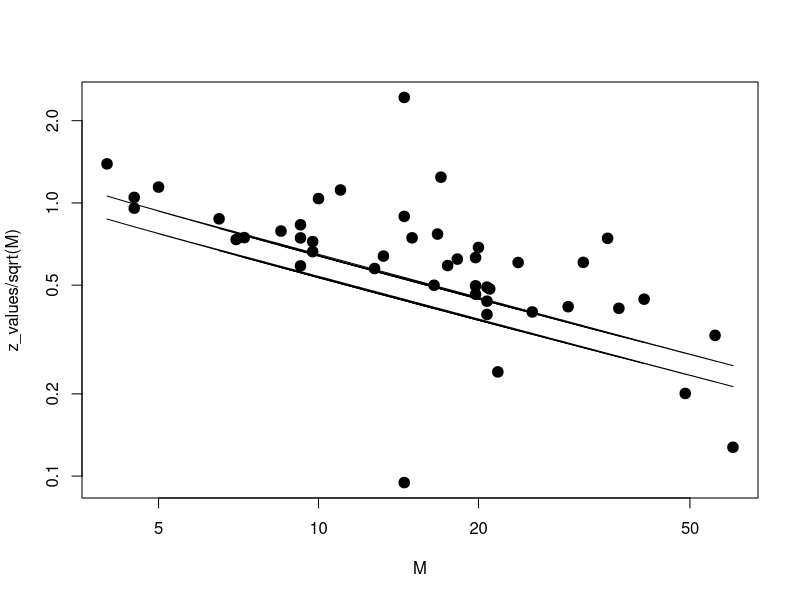

Recreate this plot in R.
library("magrittr")

## The data in the file "powerposing2018.R" is taken from the supplementary
## materials to:
## 
## "P-Curving a More Comprehensive Body of Research on Postural Feedback Reveals 
## Clear Evidential Value for Power-Posing Effects: Reply to Simmons and 
## Simonsohn (2017)" (Psychological Science)
## 
## Paper URL: http://journals.sagepub.com/doi/abs/10.1177/0956797617746749
## File URL: https://osf.io/jx3av/

powerposing2018_pre = readxl::read_xlsx("powerposing2018.xlsx")

## Remove studies with no main result
powerposing2018_pre %>% 
  dplyr::filter(!is.na(`(Main) Results`)) %>%
  dplyr::select(`(Main) Results`) %>%
  "["(, "(Main) Results", drop = TRUE)->
  powerposing2018

type_and_z = stringr::str_split(string   = powerposing2018, 
                                pattern  = "=", 
                                simplify = TRUE)

z_values = as.numeric(type_and_z[, 2])
types = substr(type_and_z[, 1], 1, 1)
df1 = rep(NA, length(types))
df2 = rep(NA, length(types))

## Add df to the f-values
tmp = type_and_z[types == "F", 1]
tmp = stringr::str_split(tmp, "F\\(", simplify = TRUE)[, 2]
tmp = stringr::str_split(tmp, ",", simplify = TRUE)
tmp[, 2] = stringr::str_remove(tmp[, 2], "\\)")
tmp = apply(tmp, 2, as.numeric)
df1[types == "F"] = tmp[ , 1]
df2[types == "F"] = tmp[ , 2]
z_values[types == "F"] = sqrt(z_values[types == "F"] )

## Add df to the t-values
tmp = type_and_z[types == "t", 1]
tmp = stringr::str_split(tmp, "t\\(", simplify = TRUE)[, 2]
tmp = stringr::str_split(tmp, "\\)", simplify = TRUE)[, 1]
df2[types == "t"] = as.numeric(tmp)

## Add M and vi.
vi = 1/df2*4
M = 1/vi

## Remove chi2 and z
z_values[types == "z" | types == "c"] = NA


plot(M, z_values/sqrt(M), log = "xy", pch = 19, cex = 1.4)
lines(M, qt(0.975, df = df2)/sqrt(M))
lines(M, qt(0.95, df = df2)/sqrt(M))
